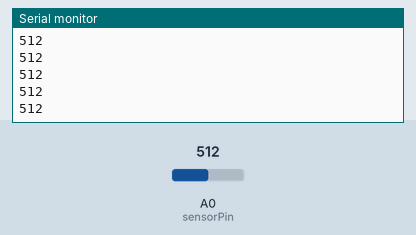
Bench run of a sketch on a simulated Arduino Uno, built with avr-gcc and run on an emulated ATmega328P. On the bench: the last lines printed to the serial monitor. The test bench sets the inputs (shaded band); at power-on: A0 (sensorPin) = 512.

Above: at 1.2 s.
1.3 s: A0 (sensorPin) set to 716
At 2.2 s:
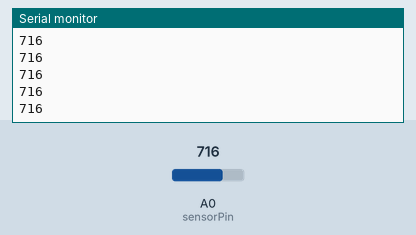
2.8 s: A0 (sensorPin) set to 900
At 3.9 s:
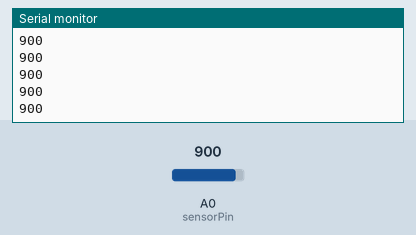
Timing chart, 0 to 5.8 s (numbered marks = the images above; inputs shaded):
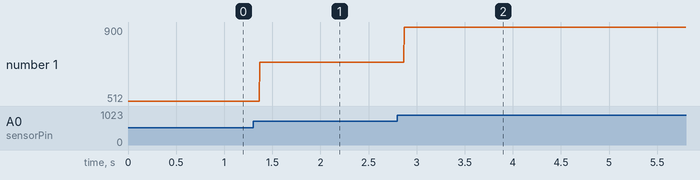

The sketch:

01.ino
```cpp
// Global constants
int sensorPin = 0;    // Where our sensor data comes from

void setup() {
  Serial.begin(9600); // Setting up interface with the computer
}

void loop () {
  int currentValue = analogRead(sensorPin);
  Serial.println(currentValue);   // Print the current value to the console
}
```

Measured:
- after the input at 1.3 s, the serial monitor: prints a new line after 0.07 s (image 1)
- after the input at 2.8 s, the serial monitor: prints a new line after 0.07 s (image 2)
- plotted number 1: 512 → 716 after the input at 1.3 s, 716 → 900 after the input at 2.8 s
